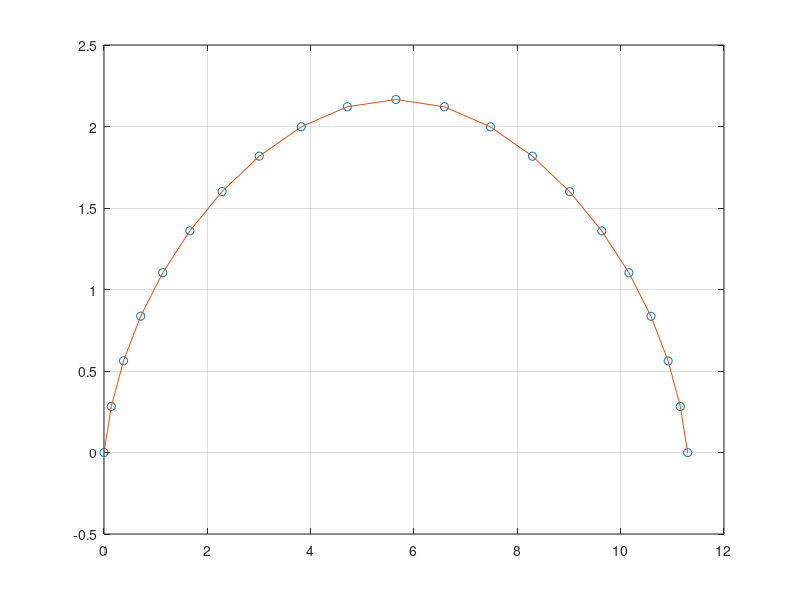

The MATLAB source for this figure: (Note: this script raises an error after producing the figure.)
% Script p3_1_02.m; DVDP for max range with uc=Vy/h and y(tf)=0;
% plots from analytic solution; (x,y) in units of h, t in units 
% of h/V; th0 found from off-line interpolation to give
% th(tf)=thf;                                      1/93, 3/30/02
%	
th0=1.2333; tf=6; N=20; dt=tf/N; x(1)=0; y(1)=0; th(1)=th0;
for i=1:N,
  th(i)=atan(tan(th0)-(i-1)*dt); y(i+1)=y(i)+dt*sin(th(i));
  x(i+1)=x(i)+dt*(y(i)+cos(th(i)))+.5*dt^2*sin(th(i));
end
%
% Location of tips of thrust vectors:
for i=1:N, xt(i)=x(i)+1.5*cos(th(i)); yt(i)=y(i)+1.5*sin(th(i));
end
%
figure(1); clf; plot(x,y,'o',x,y); grid; hold on 
for i=1:N, pltarrow([x(i) xt(i)],[y(i) yt(i)],.3,'r','-'); end
hold off; axis([0 12 -3 6]); xlabel('x/h'); ylabel('y/h')
title('DVDP for Max Range w. uc=Vy/h, yf/h=0, V*tf/h=6')
